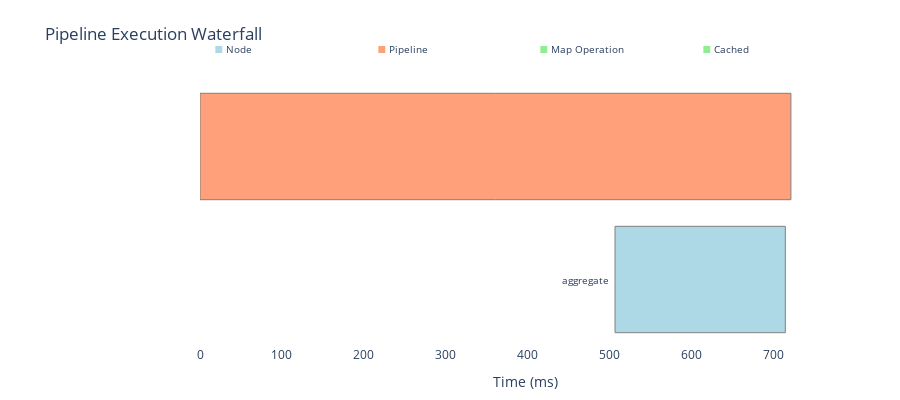

Write notebook code for a chart like this one.
### Markdown cell above
### Nested Pipeline Waterfall Chart

Notice how the chart shows the hierarchy:

### Code cell
chart = telemetry_nested.get_waterfall_chart()
chart

### Figure 1 — Plotly figure (JSON) as saved in the notebook; plotly's stock layout.template omitted (floating-point values rounded to 4 significant figures)
{"data": [{"base": 0, "hovertemplate": "<b>main_pipeline</b><br>Start: 0.0ms<br>Duration: 721.57ms<br>Depth: 1<br>Type: pipeline<br><extra></extra>", "marker": {"color": "lightsalmon", "line": {"color": "gray", "width": 1}}, "name": "main_pipeline", "orientation": "h", "showlegend": false, "type": "bar", "x": [721.6], "y": [2]}, {"base": 506.8, "hovertemplate": "<b>aggregate</b><br>Start: 506.8ms<br>Duration: 207.95ms<br>Depth: 1<br>Type: node<br><extra></extra>", "marker": {"color": "lightblue", "line": {"color": "gray", "width": 1}}, "name": "aggregate", "orientation": "h", "showlegend": false, "type": "bar", "x": [208.0], "y": [1]}], "layout": {"annotations": [{"font": {"size": 10}, "showarrow": false, "text": "main_pipeline", "x": -5, "xanchor": "right", "y": 2}, {"font": {"size": 10}, "showarrow": false, "text": "aggregate", "x": 501.8, "xanchor": "right", "y": 1}, {"font": {"size": 10}, "showarrow": false, "text": "<span style=\"color:lightblue\">■</span> Node", "x": 0.02, "xanchor": "left", "xref": "paper", "y": 1.15, "yref": "paper"}, {"font": {"size": 10}, "showarrow": false, "text": "<span style=\"color:lightsalmon\">■</span> Pipeline", "x": 0.27, "xanchor": "left", "xref": "paper", "y": 1.15, "yref": "paper"}, {"font": {"size": 10}, "showarrow": false, "text": "<span style=\"color:lightgreen\">■</span> Map Operation", "x": 0.52, "xanchor": "left", "xref": "paper", "y": 1.15, "yref": "paper"}, {"font": {"size": 10}, "showarrow": false, "text": "<span style=\"color:lightgreen\">■</span> Cached", "x": 0.77, "xanchor": "left", "xref": "paper", "y": 1.15, "yref": "paper"}], "barmode": "overlay", "height": 400, "hovermode": "closest", "margin": {"b": 50, "l": 200, "r": 50, "t": 80}, "plot_bgcolor": "white", "title": {"text": "Pipeline Execution Waterfall"}, "xaxis": {"range": [0, 793.7], "title": {"text": "Time (ms)"}}, "yaxis": {"range": [0.5, 2.5], "showticklabels": false, "title": {"text": ""}}}}
